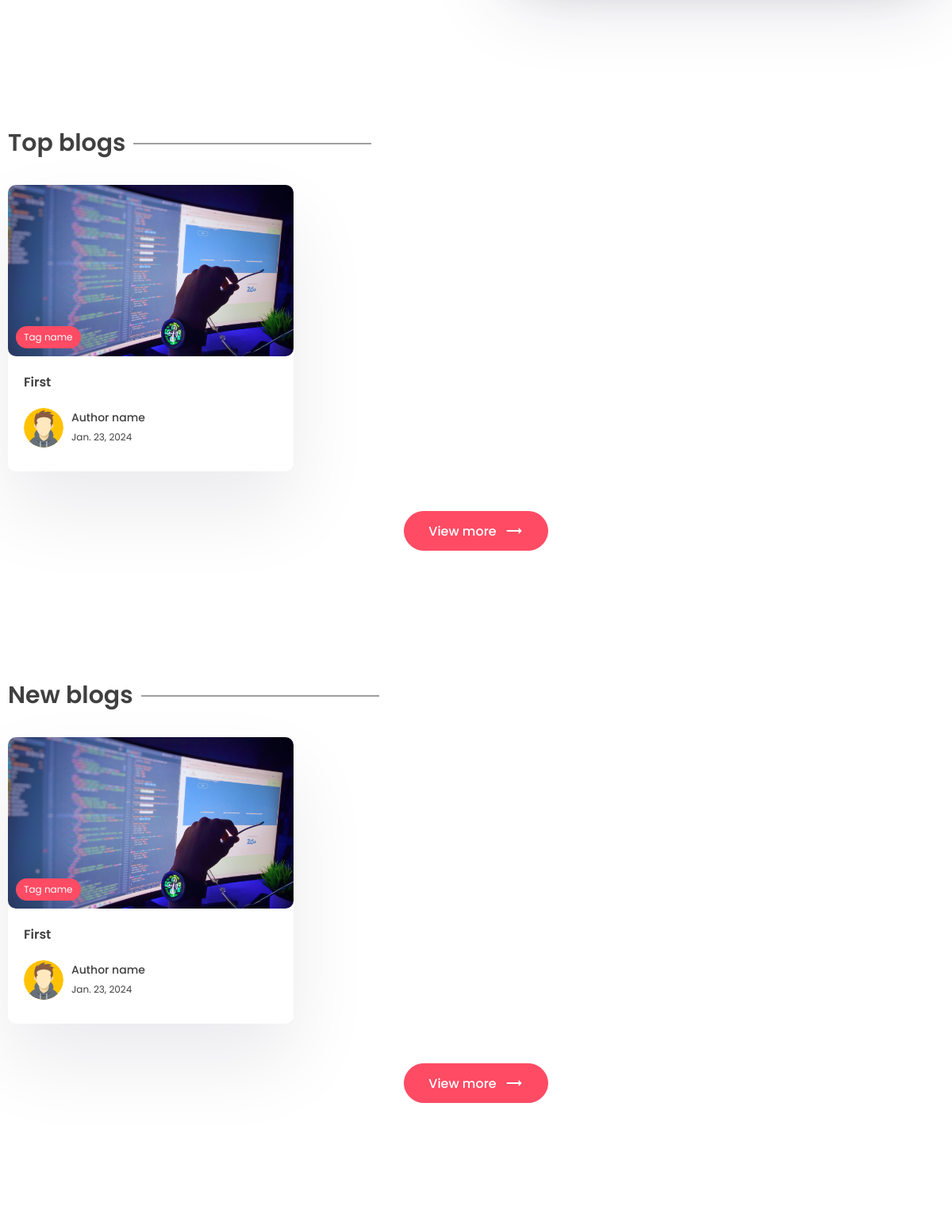
Before: / (middle part) with the older database file.
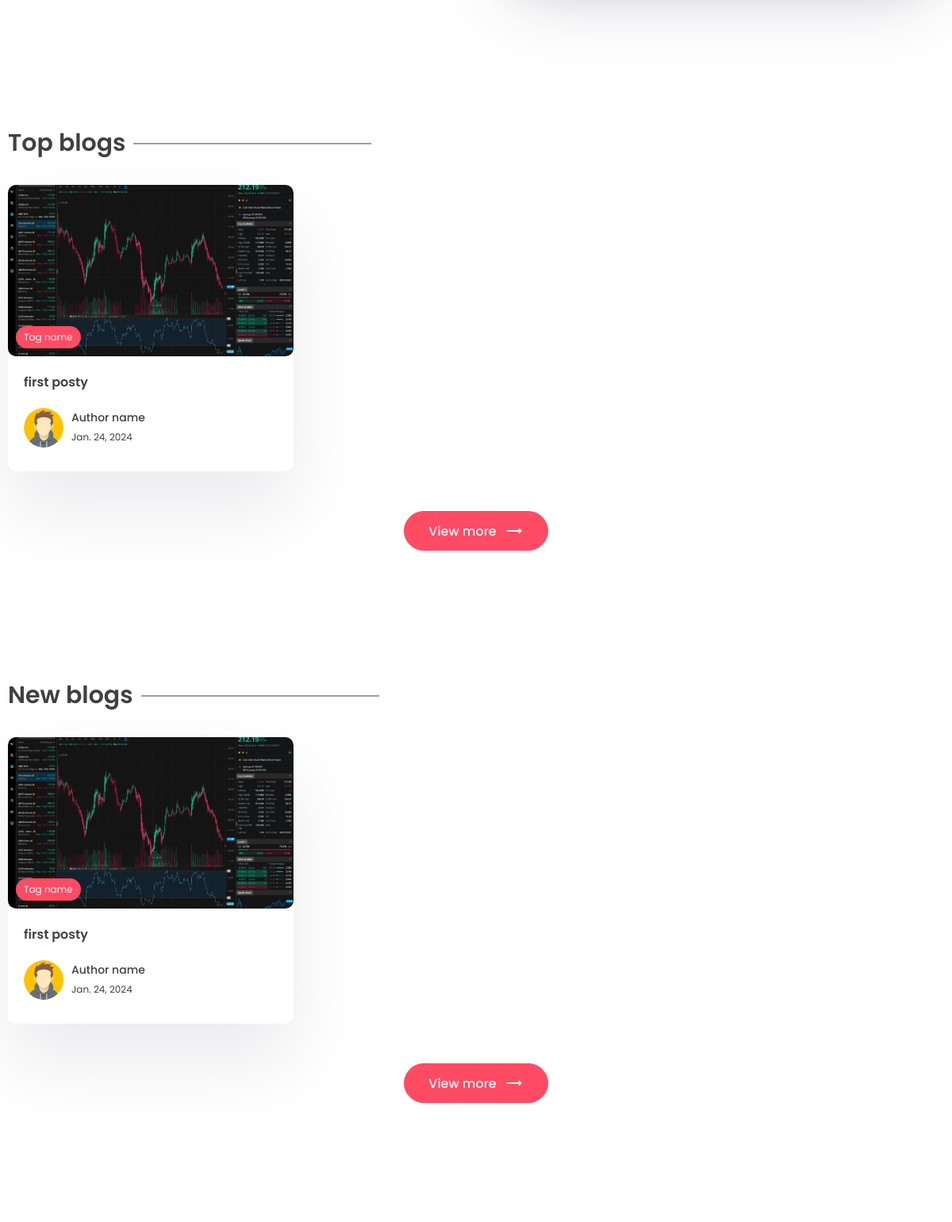
After: the same page with the newer database file.
### app/models.py (models this page shows)
class Post(models.Model):
    content = models.TextField()
    title = models.CharField(max_length=200)
    last_updated = models.DateTimeField(auto_now=True)
    slug = models.SlugField(max_length=200, unique=True)
    view_count = models.IntegerField(null=True, blank=True)
    tags = models.ManyToManyField(Tag, blank=True, related_name='post')
    image = models.ImageField(upload_to='images/', null=True, blank=True)

### app/views.py (the view)
# urls.py: path('', views.index, name='index'),
def index(request):
    context = { 'posts': Post.objects.all() }
    return render(request, 'app/index.html', context)

### app/templates/app/index.html (shortened to what this page needs)
{% extends 'base.html' %}
{% block content %}
    <section class="sp">
    </section>
    <section class="sp">
      <div class="container">
        <h1 class="sec-title">Top blogs</h1>
        <div class="grid-3">
          {% for post in posts %}
            <a href="{% url 'post_page' post.slug %}">
              <div class="card">
                <div class="post-img">
                  <img src="{{post.image.url}}" alt="{{post.title}}" />
                  <div class="tag">Tag name</div>
                </div>
                <div class="card-content">
                  <h3>{{post.title}}</h3>
                  <div class="author">
                    <div class="profile-pic">
                      <img src="images/author.svg" alt="" />
                    </div>
                    <div class="details">
                      <p>Author name</p>
                      <small>{{post.last_updated | date}}</small>
                    </div>
                  </div>
                </div>
              </div>
            </a>
          {% endfor %}
        </div>
        <center>
          <a href=""><button class="btn btn-primary rounded view">
            View more <span class="material-icons"> trending_flat </span>
          </button></a>
        </center>
      </div>
    </section>
    <section class="sp">
      <div class="container">
        <h1 class="sec-title">New blogs</h1>
        <div class="grid-3">
          {% for post in posts %}
            <a href="{% url 'post_page' post.slug %}">
              <div class="card">
                <div class="post-img">
                  <img src="{{post.image.url}}" alt="{{post.title}}" />
                  <div class="tag">Tag name</div>
                </div>
                <div class="card-content">
                  <h3>{{post.title}}</h3>
                  <div class="author">
                    <div class="profile-pic">
                      <img src="images/author.svg" alt="" />
                    </div>
                    <div class="details">
                      <p>Author name</p>
                      <small>{{post.last_updated | date}}</small>
                    </div>
                  </div>
                </div>
              </div>
            </a>
          {% endfor %}
        </div>
        <center>
          <a href=""><button class="btn btn-primary rounded view">
            View more <span class="material-icons"> trending_flat </span>
          </button></a>
        </center>
      </div>
    </section>
{% endblock content %}

### templates/base.html (shortened to what this page needs)
{% load static %}
<!DOCTYPE html>
<html lang="en">
  <head>
    <link rel="stylesheet" href="{% static 'app/style.css' %}" />
    <link rel="stylesheet" href="https://unicons.iconscout.com/release/v2.1.6/css/unicons.css" />
    <link
        rel="stylesheet"
        href="https://cdnjs.cloudflare.com/ajax/libs/font-awesome/6.1.1/css/all.min.css"
    />
  </head>
  <body>
    <main>
        {% block content %}
        {% endblock content %}
    </main>
    <footer>
    </footer>
  </body>
</html>

### app/static/app/style.css (style rules this page uses)
* { margin: 0; padding: 0; box-sizing: border-box; text-decoration: none; border: none; outline: none; list-style: none; font-family: "Poppins", sans-serif; color: var(--black); }
:root { --red: #ff4b64; --black: #404040; --des: #555555; --shadow: #ffffff1a 0px 1px 1px 0px inset, #32325d40 0px 50px 100px -20px, #0000004d 0px 30px 60px -30px; --shadow2: rgba(17, 12, 46, 0.084) 0px 48px 100px 0px; }
html { font-size: 62.5%; scroll-behavior: smooth; }
[class*="grid"] { display: grid; }
img { width: 100%; }
.container { max-width: 1220px; margin: auto; padding: 0 10px; }
p, a { font-size: 1.6rem; color: var(--des); }
.btn { cursor: pointer; height: 5rem; padding: 0 3rem; font-size: 1.6rem; font-weight: 500; border: 1px solid var(--red); display: flex; align-items: center; justify-content: center; gap: 1rem; }
.btn span { color: white; }
.btn-primary { background: var(--red); color: white; }
.rounded { border-radius: 5rem; }
.sp { padding: 8rem 0; }
.post-img { height: 40rem; width: 100%; overflow: hidden; border-radius: 1rem; }
.post-img img { height: 100%; object-fit: cover; object-position: center; }
.sec-title { font-size: 3rem; font-weight: 600; position: relative; width: fit-content; margin-bottom: 3rem; }
.sec-title::after { content: ""; position: absolute; right: -31rem; height: 1px; width: 30rem; background: var(--black); top: 50%; transform: translateY(-50%); }
.grid-3 { grid-template-columns: repeat(3, 1fr); gap: 5rem; }
.card { background: white; box-shadow: var(--shadow2); border-radius: 1rem; cursor: pointer; transition: 0.3s; }
.post-img { position: relative; }
.tag { position: absolute; bottom: 1rem; left: 1rem; background: var(--red); color: white; border-radius: 5rem; padding: 0.5rem 1rem; font-size: 1.2rem; }
.card-content { padding: 2rem; padding-bottom: 3rem; }
.card h3 { font-size: 1.6rem; font-weight: 600; }
.card .post-img { width: 100%; height: unset; aspect-ratio: 1/0.6; }
.author { display: flex; align-items: center; gap: 1rem; margin-top: 2rem; }
.profile-pic { width: 5rem; aspect-ratio: 1/1; border-radius: 50%; overflow: hidden; }
.author p { color: var(--black); font-weight: 500; font-size: 1.4rem; }
.author small { color: var(--black); font-size: 1.2rem; }
.view { margin-top: 5rem; }
footer { padding: 5rem 0; margin-top: 5rem; }
main { padding-top: 10rem !important; }

Changed rows visible on the page:
removed Post: image (picture), title "First", last_updated "Jan. 23, 2024"
added Post: image (picture), title "first posty", last_updated "Jan. 24, 2024"
